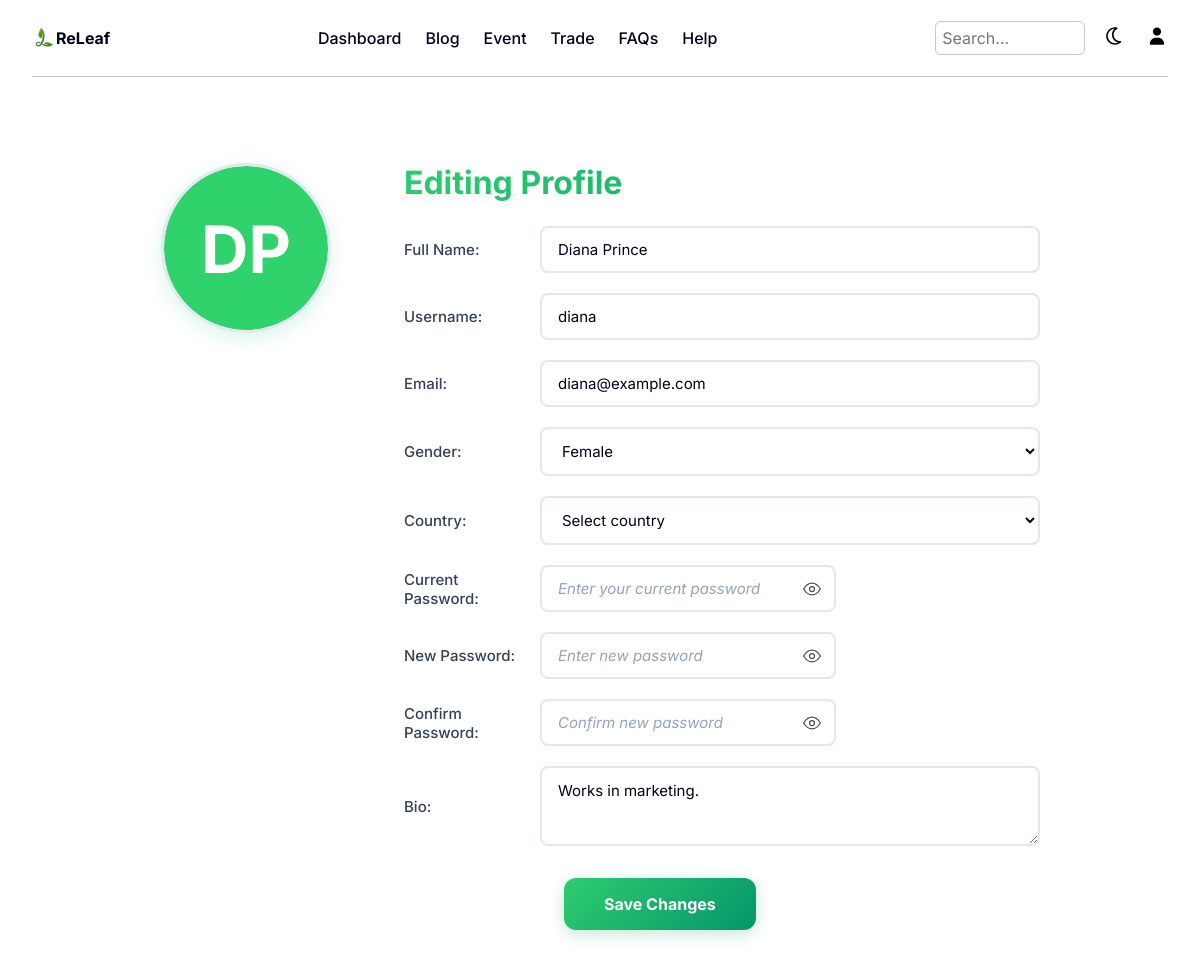
Page /pages/adminPages/aProfile.php (signed in) on the committed database.
### tables this page shows
CREATE TABLE `tblusers` (
  `userID` int(11) NOT NULL,
  `fullName` varchar(100) NOT NULL,
  `username` varchar(50) NOT NULL,
  `gender` enum('male','female','other','null') DEFAULT NULL,
  `email` varchar(100) NOT NULL,
  `password` varchar(60) NOT NULL,
  `bio` varchar(500) NOT NULL,
  `country` varchar(100) NOT NULL,
  `userType` enum('member','admin') NOT NULL,
  `point` int(50) UNSIGNED DEFAULT NULL,
  `tradesCompleted` int(11) DEFAULT 0,
  `lastLogin` datetime DEFAULT current_timestamp(),
  `createdAt` datetime DEFAULT current_timestamp()
);

### pages/adminPages/aProfile.php (the view, shortened to what this page needs)
<?php
include("../../php/sessionCheck.php");
$userID = $_SESSION['userID'];
$userQuery = "SELECT fullName, username, gender, email, password, bio, country FROM tblusers WHERE userID = " . intval($userID);
$userResult = mysqli_query($connection, $userQuery);
$user = mysqli_fetch_assoc($userResult);
?>
<!DOCTYPE html>
<html lang="en">
<head>
    <link rel="stylesheet" href="../../style/style.css">
</head>
<body>
    <header>
        <section class="c-logo-section">
            <a href="../../pages/adminPages/adminIndex.php" class="c-logo-link">
                <img src="../../assets/images/Logo.png" alt="Logo" class="c-logo">
                <div class="c-text">ReLeaf</div>
            </a>
        </section>
        <nav class="c-navbar-desktop">
            <a href="../../pages/adminPages/adminIndex.php">Dashboard</a>
            <a href="../../pages/CommonPages/mainBlog.php">Blog</a>
            <a href="../../pages/CommonPages/mainEvent.php">Event</a>
            <a href="../../pages/CommonPages/mainTrade.php">Trade</a>
            <a href="../../pages/CommonPages/mainFAQ.php">FAQs</a>
            <a href="../../pages/adminPages/aHelpTicket.php">Help</a>
        </nav>
        <section class="c-navbar-more">
            <input type="text" placeholder="Search..." id="searchBar" class="search-bar">
            <button id="themeToggle2">
                <img src="../../assets/images/light-mode-icon.svg" alt="Light Mode Icon">
            </button>
            <a href="../../pages/adminPages/aProfile.php">
                <img src="../../assets/images/profile-light.svg" alt="Profile" id="profileImg">
            </a>
        </section>
    </header>
    <hr>
    <main class="content" id="content">
        <div class="mprofile-container">
            <main>
                <div class="left">
                    <div class="avatar" id="avatar">
                        <img id="avatarImg" src="" alt="avatar" style="display:none">
                    </div>
                </div>
                <div class="right">
                    <h1>Editing Profile</h1>
                    <form method="POST" action="">
                        <div class="form-row">
                            <div class="label">Full Name:</div>
                            <input id="fullName" name="fullName" class="input" type="text"
                                placeholder="Enter your full name"
                                value="<?php echo htmlspecialchars($user['fullName'] ?? ''); ?>" required />
                        </div>
                        <div class="form-row">
                            <div class="label">Username:</div>
                            <input id="username" name="username" class="input" type="text"
                                placeholder="Enter your username"
                                value="<?php echo htmlspecialchars($user['username'] ?? ''); ?>" required />
                        </div>
                        <div class="form-row">
                            <div class="label">Email:</div>
                            <input id="email" name="email" class="input" type="email"
                                placeholder="Enter your email address"
                                value="<?php echo htmlspecialchars($user['email'] ?? ''); ?>" />
                        </div>
                        <div class="form-row">
                            <div class="label">Gender:</div>
                            <select id="gender" name="gender" class="input">
                                <option value="female" <?php echo (($user['gender'] ?? '') === 'female') ? 'selected' : ''; ?>>Female</option>
                            </select>
                        </div>
                        <div class="form-row">
                            <div class="label">Country:</div>
                            <select id="country" name="country" class="input">
                                <option value="">Select country</option>
                            </select>
                        </div>
                        <div class="form-row">
                            <div class="label">Current Password:</div>
                            <div class="password-wrap">
                                <input id="old-password" name="oldPassword" class="input" type="password"
                                    placeholder="Enter your current password" />
                                <button type="button" class="toggle-password" data-target="old-password"
                                    aria-pressed="false" aria-label="Show current password"></button>
                            </div>
                        </div>
                        <div class="form-row">
                            <div class="label">New Password:</div>
                            <div class="password-wrap">
                                <input id="password" name="password" class="input" type="password"
                                    placeholder="Enter new password" />
                                <button type="button" class="toggle-password" data-target="password" aria-pressed="false"
                                    aria-label="Show new password"></button>
                            </div>
                        </div>
                        <div class="form-row">
                            <div class="label">Confirm Password:</div>
                            <div class="password-wrap">
                                <input id="confirmPassword" name="confirmPassword" class="input" type="password"
                                    placeholder="Confirm new password" />
                                <button type="button" class="toggle-password" data-target="confirmPassword"
                                    aria-pressed="false" aria-label="Show confirm password"></button>
                            </div>
                        </div>
                        <div class="form-row">
                            <div class="label">Bio:</div>
                            <textarea id="bio" name="bio" class="input" placeholder="Tell us about yourself..."
                                maxlength="500"><?php echo htmlspecialchars($user['bio'] ?? ''); ?></textarea>
                        </div>
                        <div class="save-wrap">
                            <button type="submit" id="saveBtn" class="btn-save">Save Changes</button>
                        </div>
                    </form>
                </div>
            </main>
        </div>
    </main>
</body>
</html>

### pages/adminPages/aProfile.php (style rules this page uses)
.password-wrap { position: relative; display: flex; align-items: center; }
.password-wrap .input { padding-right: 60px; width: 100%; box-sizing: border-box; }
.toggle-password { position: absolute; right: 8px; background: transparent; border: none; padding: 6px; display: inline-flex; align-items: center; justify-content: center; cursor: pointer; line-height: 0; color: inherit; }

### rows in the picture
tblusers: fullName "Diana Prince", username "diana", email "diana@example.com", gender "Female", bio "Works in marketing."
